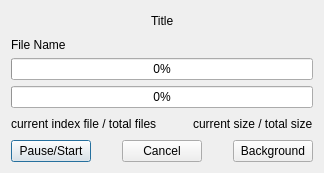
<?xml version="1.0" encoding="UTF-8"?>
<ui version="4.0">
 <class>DialogProducts</class>
 <widget class="QDialog" name="DialogProducts">
  <property name="geometry">
   <rect>
    <x>0</x>
    <y>0</y>
    <width>324</width>
    <height>173</height>
   </rect>
  </property>
  <property name="windowTitle">
   <string>Dialog</string>
  </property>
  <layout class="QVBoxLayout" name="verticalLayout">
   <item>
    <layout class="QHBoxLayout" name="horizontalLayout_3">
     <item>
      <spacer name="horizontalSpacer_4">
       <property name="orientation">
        <enum>Qt::Horizontal</enum>
       </property>
       <property name="sizeHint" stdset="0">
        <size>
         <width>40</width>
         <height>20</height>
        </size>
       </property>
      </spacer>
     </item>
     <item>
      <widget class="QLabel" name="label_Title">
       <property name="text">
        <string>Title</string>
       </property>
      </widget>
     </item>
     <item>
      <spacer name="horizontalSpacer_5">
       <property name="orientation">
        <enum>Qt::Horizontal</enum>
       </property>
       <property name="sizeHint" stdset="0">
        <size>
         <width>40</width>
         <height>20</height>
        </size>
       </property>
      </spacer>
     </item>
    </layout>
   </item>
   <item>
    <widget class="QLabel" name="label_file_name">
     <property name="text">
      <string>File Name</string>
     </property>
    </widget>
   </item>
   <item>
    <widget class="QProgressBar" name="progressBar_total_uploaded">
     <property name="value">
      <number>0</number>
     </property>
    </widget>
   </item>
   <item>
    <widget class="QProgressBar" name="progressBar_current_file">
     <property name="value">
      <number>0</number>
     </property>
    </widget>
   </item>
   <item>
    <layout class="QHBoxLayout" name="horizontalLayout">
     <item>
      <widget class="QLabel" name="label_current_index_total_files">
       <property name="text">
        <string>current index file / total files</string>
       </property>
      </widget>
     </item>
     <item>
      <spacer name="horizontalSpacer">
       <property name="orientation">
        <enum>Qt::Horizontal</enum>
       </property>
       <property name="sizeHint" stdset="0">
        <size>
         <width>40</width>
         <height>20</height>
        </size>
       </property>
      </spacer>
     </item>
     <item>
      <widget class="QLabel" name="label_current_total_size">
       <property name="text">
        <string>current size / total size</string>
       </property>
      </widget>
     </item>
    </layout>
   </item>
   <item>
    <layout class="QHBoxLayout" name="horizontalLayout_2">
     <item>
      <widget class="QPushButton" name="pushButton_pause_start">
       <property name="text">
        <string>Pause/Start</string>
       </property>
      </widget>
     </item>
     <item>
      <spacer name="horizontalSpacer_2">
       <property name="orientation">
        <enum>Qt::Horizontal</enum>
       </property>
       <property name="sizeHint" stdset="0">
        <size>
         <width>40</width>
         <height>20</height>
        </size>
       </property>
      </spacer>
     </item>
     <item>
      <widget class="QPushButton" name="pushButton_start">
       <property name="text">
        <string>Cancel</string>
       </property>
      </widget>
     </item>
     <item>
      <spacer name="horizontalSpacer_3">
       <property name="orientation">
        <enum>Qt::Horizontal</enum>
       </property>
       <property name="sizeHint" stdset="0">
        <size>
         <width>40</width>
         <height>20</height>
        </size>
       </property>
      </spacer>
     </item>
     <item>
      <widget class="QPushButton" name="pushButton_background">
       <property name="text">
        <string>Background</string>
       </property>
      </widget>
     </item>
    </layout>
   </item>
  </layout>
 </widget>
 <resources/>
 <connections/>
</ui>
